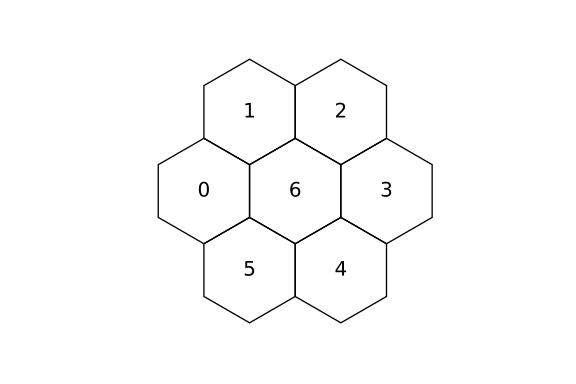

This chart was generated by the following Python code:
# %%
import matplotlib.pyplot as plt
import math
from matplotlib.patches import RegularPolygon
from matplotlib.collections import RegularPolyCollection
from matplotlib import cm
from mpl_toolkits.axes_grid1 import make_axes_locatable

# %%
def plot_map(grid,
             d_matrix):
    """
    Plot hexagon map where each neuron is represented by a hexagon.
    """
    n_centers = grid['centers']
    r = grid['r']
    ax = plt.gca()
    ax.axis('equal')
    # Discover difference between centers
    for xy in n_centers:
        patch = RegularPolygon(xy, numVertices=6, radius=r, color='none',
                               ec='k')
        ax.add_patch(patch)
        patch.set_transform(ax.transData)
    ax.autoscale_view()
    plt.axis('off')

    return ax

# %%
import numpy as np
r = 20.
dx = (math.cos(math.pi / 6)) * r
a = math.sin(math.pi/6) * 2 * r
dy = r + a / 2.
centers = [(-dx, 0),
           (0, dy),
           (2 * dx, dy),
           (3 * dx, 0),
           (2 * dx, -dy),
           (0, -dy),
           (dx, 0)
             ]
x0 = np.array([-dx, 0, 0, dx, 2 * dx, 2 * dx, 3 * dx])
y0 = np.array([dy, 0, 2 * dy, dy, 2 * dy, 0, dy])
#centers = np.vstack((x0, y0)).T
grid = {'centers': centers,
        'r' : r}


# %%
fig = plt.figure()
ax = fig.add_subplot(111)
plot_map(grid, np.random.rand(len(grid['centers'])))
for i, xy in enumerate(centers):
    plt.text(*xy, str(i), ha='center', va='center',
             size=15)
plt.savefig('hexagonmap.svg')
